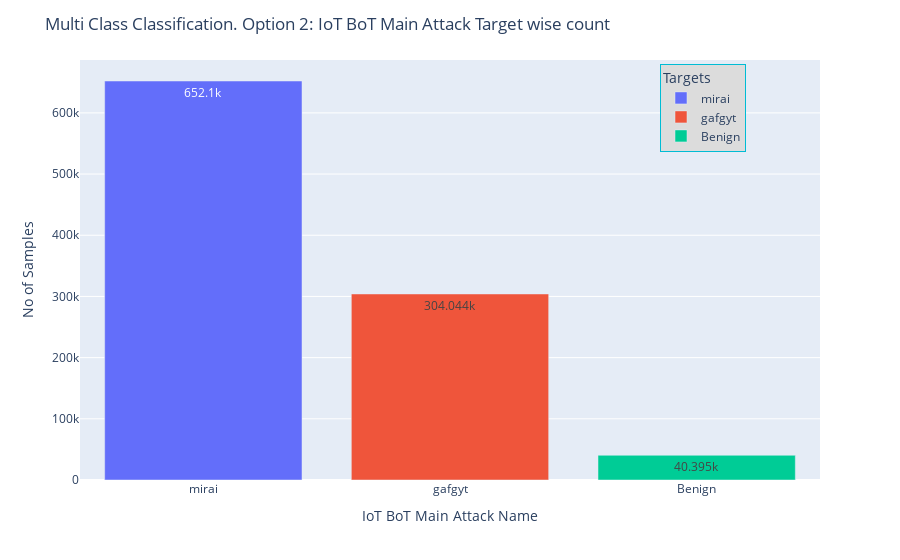

The notebook cell this image was saved under:
### Code cell
display_bar_chart(main_attack_target_counts, main_attack_target_counts.index, main_attack_target_counts.values,
    "Multi Class Classification. Option 2: IoT BoT Main Attack Target wise count", 
    "IoT BoT Main Attack Name", "No of Samples", 
    legend_position_dict=legend_position_dict)

### Figure 1 — Plotly figure (JSON) as saved in the notebook; plotly's stock layout.template omitted (floating-point values rounded to 4 significant figures)
{"data": [{"alignmentgroup": "True", "hovertemplate": "target=%{x}<br>y=%{y}<extra></extra>", "legendgroup": "mirai", "marker": {"color": "#636efa", "pattern": {"shape": ""}}, "name": "mirai", "offsetgroup": "mirai", "orientation": "v", "showlegend": true, "textposition": "auto", "texttemplate": "%{y}", "type": "bar", "x": ["mirai"], "xaxis": "x", "y": [652100], "yaxis": "y"}, {"alignmentgroup": "True", "hovertemplate": "target=%{x}<br>y=%{y}<extra></extra>", "legendgroup": "gafgyt", "marker": {"color": "#EF553B", "pattern": {"shape": ""}}, "name": "gafgyt", "offsetgroup": "gafgyt", "orientation": "v", "showlegend": true, "textposition": "auto", "texttemplate": "%{y}", "type": "bar", "x": ["gafgyt"], "xaxis": "x", "y": [304044], "yaxis": "y"}, {"alignmentgroup": "True", "hovertemplate": "target=%{x}<br>y=%{y}<extra></extra>", "legendgroup": "Benign", "marker": {"color": "#00cc96", "pattern": {"shape": ""}}, "name": "Benign", "offsetgroup": "Benign", "orientation": "v", "showlegend": true, "textposition": "auto", "texttemplate": "%{y}", "type": "bar", "x": ["Benign"], "xaxis": "x", "y": [40395], "yaxis": "y"}], "layout": {"barmode": "relative", "legend": {"bgcolor": "#dcdcdc", "bordercolor": "#00BCD4", "borderwidth": 1, "orientation": "v", "title": {"text": "Targets"}, "tracegroupgap": 0, "x": 0.9, "xanchor": "right", "y": 0.99, "yanchor": "top"}, "margin": {"t": 60}, "title": {"text": "Multi Class Classification. Option 2: IoT BoT Main Attack Target wise count"}, "xaxis": {"anchor": "y", "categoryarray": ["mirai", "gafgyt", "Benign"], "categoryorder": "array", "domain": [0, 1], "title": {"text": "IoT BoT Main Attack Name"}}, "yaxis": {"anchor": "x", "domain": [0, 1], "title": {"text": "No of Samples"}}}}
